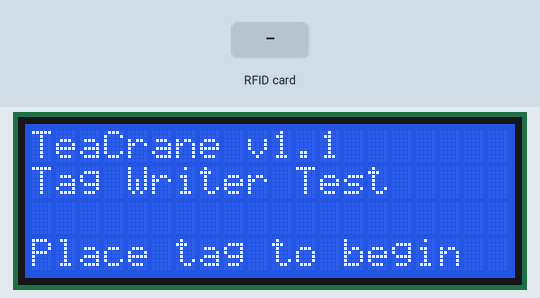
The sketch below on a simulated Arduino Uno, built with avr-gcc and run on an emulated ATmega328P. Parts: 20×4 character LCD. Inputs (shaded band) come from the test bench. What the sketch prints to the serial monitor is not drawn.

Above: at 1.4 s.
1.5 s: RFID card 5E 7A 19 C4 held to the reader
At 2.6 s:
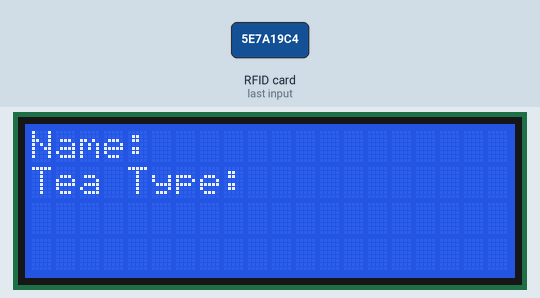
At 7.2 s:
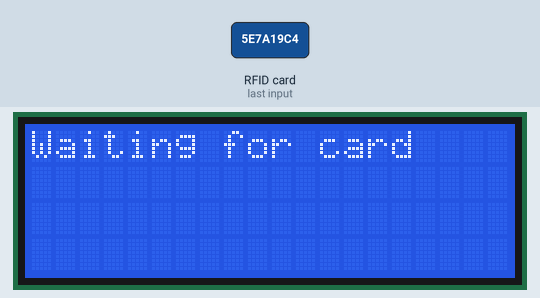
Timing chart, 0 to 8.7 s (numbered marks = the images above; inputs shaded):
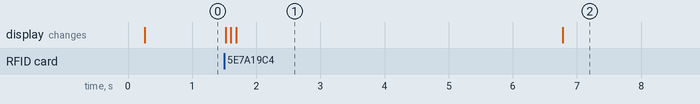

The sketch:

rfid-read-ulta.ino
```cpp
/**
 * ----------------------------------------------------------------------------
 * This is a MFRC522 library example; see https://github.com/miguelbalboa/rfid
 * for further details and other examples.
 *
 * NOTE: The library file MFRC522.h has a lot of useful info. Please read it.
 *
 * Released into the public domain.
 * ----------------------------------------------------------------------------
 * This sample shows how to read and write data blocks on a MIFARE Classic PICC
 * (= card/tag).
 *
 * BEWARE: Data will be written to the PICC, in sector #1 (blocks #4 to #7).
 *
 *
 * Typical pin layout used:
 * -----------------------------------------------------------------------------------------
 *             MFRC522      Arduino       Arduino   Arduino    Arduino          Arduino
 *             Reader/PCD   Uno           Mega      Nano v3    Leonardo/Micro   Pro Micro
 * Signal      Pin          Pin           Pin       Pin        Pin              Pin
 * -----------------------------------------------------------------------------------------
 * RST/Reset   RST          9             5         D9         RESET/ICSP-5     RST
 * SPI SS      SDA(SS)      10            53        D10        10               10
 * SPI MOSI    MOSI         11 / ICSP-4   51        D11        ICSP-4           16
 * SPI MISO    MISO         12 / ICSP-1   50        D12        ICSP-1           14
 * SPI SCK     SCK          13 / ICSP-3   52        D13        ICSP-3           15
 *
 */

#include <SPI.h>
#include <MFRC522.h>
#include <Wire.h>
#include <LiquidCrystal_I2C.h>

#define BACKLIGHT_PIN (3)
#define LED_ADDR (0x27) // might need to be 0x3F, if 0x27 doesn't work

#define RST_PIN         9           // Configurable, see typical pin layout above
#define SS_PIN          10          // Configurable, see typical pin layout above

MFRC522 mfrc522(SS_PIN, RST_PIN);   // Create MFRC522 instance.
LiquidCrystal_I2C lcd(LED_ADDR, 2, 1, 0, 4, 5, 6, 7, BACKLIGHT_PIN, POSITIVE) ;

MFRC522::MIFARE_Key key;

/**
 * Initialize.
 */
void setup() {
    Serial.begin(9600); // Initialize serial communications with the PC
    while (!Serial);    // Do nothing if no serial port is opened (added for Arduinos based on ATMEGA32U4)
    SPI.begin();        // Init SPI bus
    mfrc522.PCD_Init(); // Init MFRC522 card

    // Prepare the key (used both as key A and as key B)
    // using FFFFFFFFFFFFh which is the default at chip delivery from the factory
    for (byte i = 0; i < 6; i++) {
        key.keyByte[i] = 0xFF;
    }

    Serial.println(F("Scan a MIFARE Classic PICC to demonstrate read and write."));
    Serial.print(F("Using key (for A and B):"));
    dump_byte_array(key.keyByte, MFRC522::MF_KEY_SIZE);
    Serial.println();

    Serial.println(F("BEWARE: Data will be written to the PICC, in sector #1"));

    lcd.begin(20, 4);               // initialize the lcd
    lcd.clear();
    lcd.home ();                   // go home
//    lcd.print("                   ");
//    lcd.setCursor ( 0, 1 );        // go to the next line
//    lcd.print("                   ");
//    lcd.setCursor ( 0, 2 );        // go to the next line
//    lcd.print("                   ");
//    lcd.setCursor ( 0, 3 );        // go to the next line
//    lcd.print("                   ");
    lcd.print("TeaCrane v1.1  ");
    lcd.setCursor( 0, 1 );        // go to the next line
    lcd.print ("Tag Writer Test");
    lcd.setCursor(0, 3);
    lcd.print("Place tag to begin");
}

/**
 * Main loop.
 */
void loop() {
    // Look for new cards
    if ( ! mfrc522.PICC_IsNewCardPresent())
        return;

    // Select one of the cards
    if ( ! mfrc522.PICC_ReadCardSerial())
        return;

    lcd.backlight();
    lcd.home();
    lcd.clear();

    // Show some details of the PICC (that is: the tag/card)
    Serial.print(F("Card UID:"));
    dump_byte_array(mfrc522.uid.uidByte, mfrc522.uid.size);
    Serial.println();
    Serial.print(F("PICC type: "));
    byte piccType = mfrc522.PICC_GetType(mfrc522.uid.sak);
    Serial.println(mfrc522.PICC_GetTypeName(piccType));

    // In this sample we use the second sector,
    // that is: sector #1, covering block #4 up to and including block #7
    byte blockAddr = 4;
    byte status;
    byte buffer[18];
    byte size = sizeof(buffer);

    // Read data from the block
    Serial.print(F("Reading data from block ")); Serial.print(blockAddr);
    Serial.println(F(" ..."));
    status = mfrc522.MIFARE_Read(blockAddr, buffer, &size);
    if (status != MFRC522::STATUS_OK) {
        Serial.print(F("MIFARE_Read() failed: "));
        Serial.println(mfrc522.GetStatusCodeName(status));
    }
    Serial.print(F("Data in block ")); Serial.print(blockAddr); Serial.println(F(":"));

    dump_byte_array(buffer, 8); Serial.println();

    Serial.println();

  char hex[25];

  Serial.println(sprintf(hex, "%c%c%c%c%c%c%c%c      ", buffer[0], buffer[1], buffer[2], buffer[3], buffer[4], buffer[5], buffer[6], buffer[7]));
  Serial.println(hex);

  lcd.home();
  lcd.print("Name: ");
  lcd.print(hex);

    Serial.println();

    blockAddr += 2;

    Serial.print(F("Reading data from block ")); Serial.print(blockAddr);
    Serial.println(F(" ..."));
    status = mfrc522.MIFARE_Read(blockAddr, buffer, &size);
    if (status != MFRC522::STATUS_OK) {
        Serial.print(F("MIFARE_Read() failed: "));
        Serial.println(mfrc522.GetStatusCodeName(status));
    }
    Serial.print(F("Data in block ")); Serial.print(blockAddr); Serial.println(F(":"));

    dump_byte_array(buffer, 8); Serial.println();

    Serial.println();

    Serial.println(sprintf(hex, "%c%c%c%c%c%c%c%c      ", buffer[0], buffer[1], buffer[2], buffer[3], buffer[4], buffer[5], buffer[6], buffer[7]));
    Serial.println(hex);

    lcd.setCursor(0, 1);
    lcd.print("Tea Type: ");
    lcd.print(hex);
//    lcd.print();

    blockAddr++;

    Serial.print(F("Reading data from block ")); Serial.print(blockAddr);
    Serial.println(F(" ..."));
    status = mfrc522.MIFARE_Read(blockAddr, buffer, &size);
    if (status != MFRC522::STATUS_OK) {
        Serial.print(F("MIFARE_Read() failed: "));
        Serial.println(mfrc522.GetStatusCodeName(status));
    }
    Serial.print(F("Data in block ")); Serial.print(blockAddr); Serial.println(F(":"));

    dump_byte_array(buffer, 4); Serial.println();

    Serial.write(buffer, 4);
    Serial.println();

    Serial.println();

    // Halt PICC
    mfrc522.PICC_HaltA();
    // Stop encryption on PCD
    mfrc522.PCD_StopCrypto1();

    delay(5000);
    lcd.clear();
    lcd.home();
    lcd.print("Waiting for card");
//    lcd.noBacklight();
}

/**
 * Helper routine to dump a byte array as hex values to Serial.
 */
void dump_byte_array(byte *buffer, byte bufferSize) {
    for (byte i = 0; i < bufferSize; i++) {
        Serial.print(buffer[i] < 0x10 ? " 0" : " ");
        Serial.print(buffer[i], HEX);
    }
}
```

Measured:
- after the input at 1.5 s, the display: first changes at once (image 1 shows a later state)
- what the display in image 1 shows lasts 5.1 s, from 1.7 s to 6.8 s
